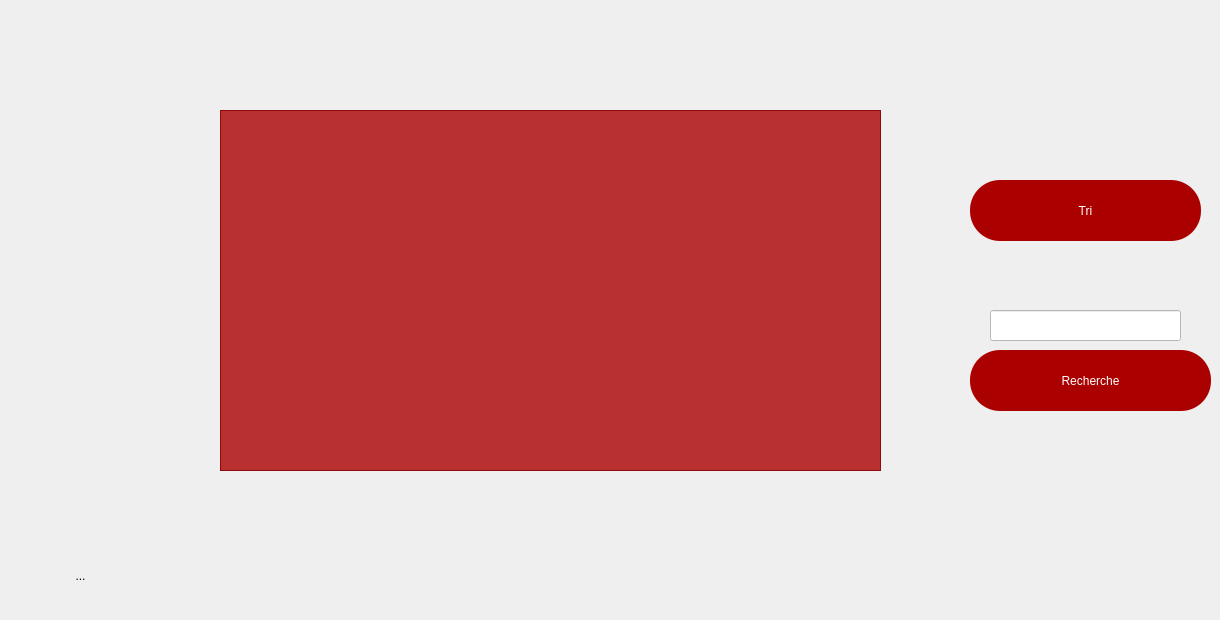
    <widget class="QWidget" name="afficherf">
     <widget class="QTableView" name="fournisseurtable">
      <property name="geometry">
       <rect>
        <x>220</x>
        <y>110</y>
        <width>661</width>
        <height>361</height>
       </rect>
      </property>
      <property name="styleSheet">
       <string notr="true">background-color: rgb(170, 0, 0,80%);
font: 16pt &quot;MS Shell Dlg 2&quot;;
</string>
      </property>
      <property name="sortingEnabled">
       <bool>false</bool>
      </property>
     </widget>
     <widget class="QToolButton" name="toolButton_7">
      <property name="geometry">
       <rect>
        <x>40</x>
        <y>540</y>
        <width>81</width>
        <height>71</height>
       </rect>
      </property>
      <property name="text">
       <string>...</string>
      </property>
      <property name="icon">
       <iconset resource="rs.qrc">
        <normaloff>:/img/rs/retour.png</normaloff>:/img/rs/retour.png</iconset>
      </property>
      <property name="iconSize">
       <size>
        <width>65</width>
        <height>65</height>
       </size>
      </property>
      <property name="autoRaise">
       <bool>true</bool>
      </property>
     </widget>
     <widget class="QPushButton" name="pushButton_3">
      <property name="geometry">
       <rect>
        <x>970</x>
        <y>180</y>
        <width>231</width>
        <height>61</height>
       </rect>
      </property>
      <property name="styleSheet">
       <string notr="true">font: 16pt &quot;MS Shell Dlg 2&quot;;
color: rgb(255, 255, 255);
background-color: rgb(170, 0, 0);
border-radius: 30px;</string>
      </property>
      <property name="text">
       <string>Tri</string>
      </property>
      <property name="icon">
       <iconset resource="rs.qrc">
        <normaloff>:/img/rs/trie.png</normaloff>:/img/rs/trie.png</iconset>
      </property>
      <property name="iconSize">
       <size>
        <width>60</width>
        <height>60</height>
       </size>
      </property>
     </widget>
     <widget class="QLineEdit" name="recherche">
      <property name="geometry">
       <rect>
        <x>990</x>
        <y>310</y>
        <width>191</width>
        <height>31</height>
       </rect>
      </property>
      <property name="styleSheet">
       <string notr="true">color: rgb(0, 0, 0);
background-color: rgb(255, 255, 255);</string>
      </property>
     </widget>
     <widget class="QPushButton" name="rech">
      <property name="geometry">
       <rect>
        <x>970</x>
        <y>350</y>
        <width>241</width>
        <height>61</height>
       </rect>
      </property>
      <property name="styleSheet">
       <string notr="true">font: 16pt &quot;MS Shell Dlg 2&quot;;
color: rgb(255, 255, 255);
background-color: rgb(170, 0, 0);
border-radius: 30px;</string>
      </property>
      <property name="text">
       <string>Recherche</string>
      </property>
      <property name="icon">
       <iconset resource="rs.qrc">
        <normaloff>:/img/rs/search.png</normaloff>:/img/rs/search.png</iconset>
      </property>
      <property name="iconSize">
       <size>
        <width>50</width>
        <height>50</height>
       </size>
      </property>
     </widget>
    </widget>
